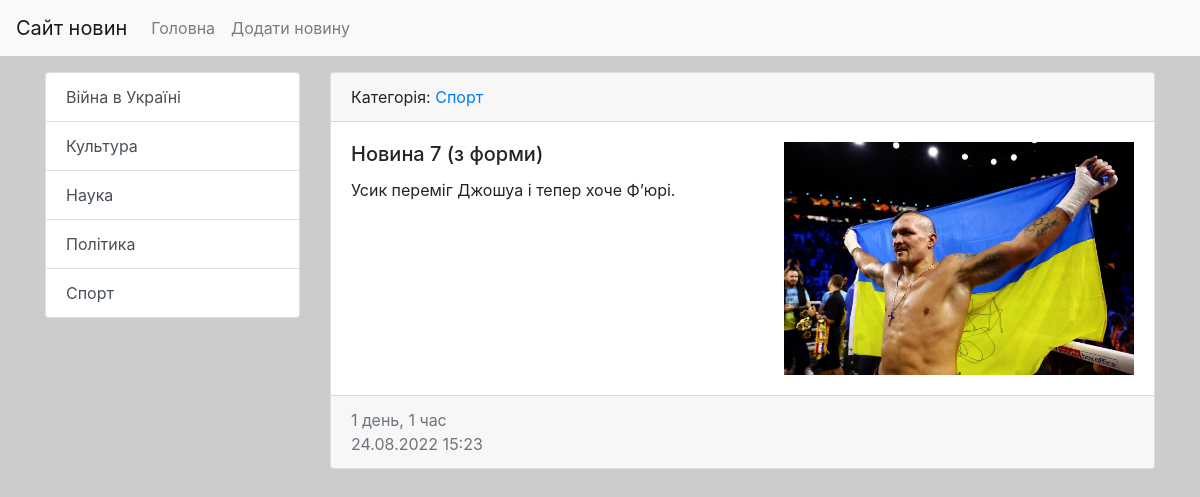
/news/12/, run on the app's committed database.
### news/models.py (models this page shows, shortened)
class Category(models.Model):
    title = models.CharField(max_length=150, db_index=True, verbose_name='Назва категорії')
    def get_absolute_url(self):
        return reverse('category', kwargs={'category_id': self.pk})
    def __str__(self):
        return self.title
    class Meta:
        verbose_name = 'Категорія'
        verbose_name_plural = 'Категорії'
        ordering = ['title']

class News(models.Model):
    title = models.CharField(max_length=150, verbose_name='Заголовок')
    content = models.TextField(blank=True, verbose_name='Зміст')
    created_at = models.DateTimeField(auto_now_add=True, verbose_name='Створено')
    updated_at = models.DateTimeField(auto_now=True, verbose_name='Оновлено')
    photo = models.ImageField(upload_to='photos/%Y/%m/%d/', verbose_name='Фото', blank=True)
    is_published = models.BooleanField(default=True, verbose_name='Опубліковано')
    category = models.ForeignKey('Category', on_delete=models.PROTECT, verbose_name='Категорія')
    class Meta:
        verbose_name = 'Новина'
        verbose_name_plural = 'Новини'
        ordering = ['-created_at']

### news/views.py (the view)
# urls.py: path('news/<int:news_id>/', view_news, name='view_news'),
def view_news(request, news_id):
    news_item = get_object_or_404(News, pk=news_id)
    return render(request, 'news/view_news.html', {'news_item': news_item})

### news/templatetags/news_tags.py (called while the page is built)
@register.inclusion_tag('news/list_categories.html')
def show_categories():
    categories = Category.objects.all()
    return {'categories': categories}

### news/templates/news/view_news.html (shortened to what this page needs)
{% extends 'base.html' %}
{% block sidebar %}
{% include 'inc/_sidebar.html' %}
{% endblock %}
{% block content %}
  <div class="card mb-3">
    <div class="card-header">
      Категорія: <a href="{{ news_item.category.get_absolute_url }}">{{ news_item.category }}</a>
    </div>
    <div class="card-body">
      <div class="media">
        <div class="media-body">
          <h5 class="card-title">{{ news_item.title }}</h5>
          <p class="card-text">{{ news_item.content }}</p>
        </div>
        {% if news_item.photo %}
        <img class="ml-3" src="{{ news_item.photo.url }}" alt="" width="350">
        {%endif%}
      </div>
    </div>
    <div class="card-footer text-muted">
      {{ news_item.created_at|timesince}} <br>
      {{ news_item.created_at|date:"d.m.Y H:i"}}
    </div>
  </div>
{% endblock %}

### news/templates/news/list_categories.html
<div class="list-group">
    {% for item in categories %}
    <a href="{{ item.get_absolute_url }}" class="list-group-item list-group-item-action">{{ item.title }}</a>
    {% endfor %}
</div>

### july_project/static/css/style.css (style rules this page uses)
body { background-color: #ccc; }

### data on the page
Category: title "Війна в Україні"
Category: title "Культура"
Category: title "Наука"
Category: title "Політика"
Category: title "Спорт"
News: category "Спорт", title "Новина 7 (з форми)", content "Усик переміг Джошуа і тепер хоче Ф’юрі.", photo (picture), created_at "1 день, 1 час", created_at "24.08.2022 15:23"
